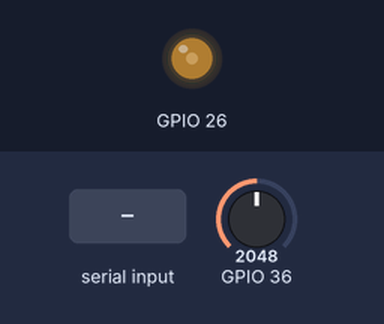
This sketch was run on a simulated ESP32. Shown: output pins drawn as LEDs (lit = HIGH). The inputs (shaded band) are chosen by the test bench; at power-on: GPIO 36 = 2048. What the sketch prints to the serial monitor is not drawn.

Above: at 1.2 s.
1.3 s: "90,45\n" received over Serial
At 2.5 s:
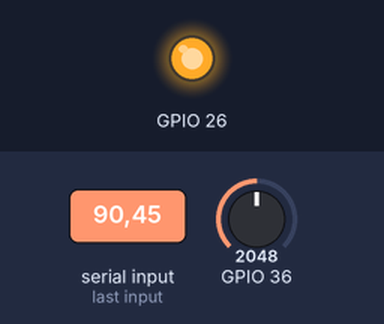
2.8 s: "5\n" received over Serial
At 4.0 s:
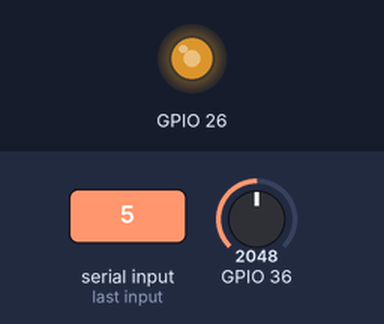
4.3 s: "30,150\n" received over Serial
At 4.6 s:
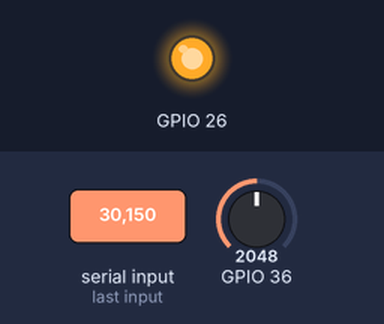
Timing chart, 0 to 7.3 s (numbered marks = the images above; inputs shaded):
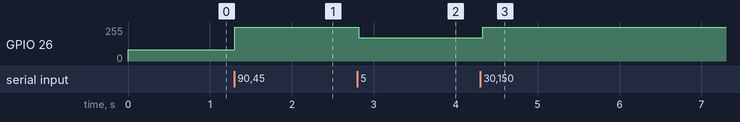

The sketch:

LabRemoto.ino
```cpp
float c;       ////Variable aux
float g;       // Valor digital (0-255)

float x;       //voltaje de salida quamser (0 - 3.3v)
float k;       //Voltaje  de entrada Vi (+-5V)
float v;       //Variable aux
float y=0;

float salida;  //voltaje de salida  (+-5V)
float entrada; //Voltaje  de entrada Vi (0 - 3.3V)

void setup() {
  Serial.begin(9600);
  Serial2.begin(9600,SERIAL_8N1,16,17);
  Serial2.setTimeout(10);
  Serial.setTimeout(10);
  c=1.65;
}

void loop() {


    if (Serial.available()>0){
      k=Serial.parseFloat();         //K voltaje de entrada de +-5V dado por el usuario
      Serial2.println(salida);
      if (k!=0 && k!=-0){
      v=k;

      entrada=(v+4.96)/2.9325;   //Escalando el valor del voltaje de entrada (0-3.3V)
      c=entrada;
      }
      }

  g=255*c/5;                    //Conversion de la entrada a digital (0 - 255)
  if (g>255){g=255;}
  dacWrite(26,g);               //Entrega el voltaje a el equipo quamser

  x=analogRead(36);             //lectura de la salida del sistema (0-3.3V)
  x=x*6.1/4095;
  salida= x/0.3404-4.7;         //Escalando el valor entre (+-5V)

  if(k>=0 && salida<0.3){
    salida=0;
    }

  if(k<0 && salida>-0.15){
    salida=0;
    }

  Serial.println(salida);


  delay(100);

 }
```

Measured:
- after the input at 1.3 s, GPIO 26: 84/255 → 255/255 at once
- after the input at 2.8 s, GPIO 26: 255/255 → 173/255 at once
- after the input at 4.3 s, GPIO 26: 173/255 → 255/255 at once
